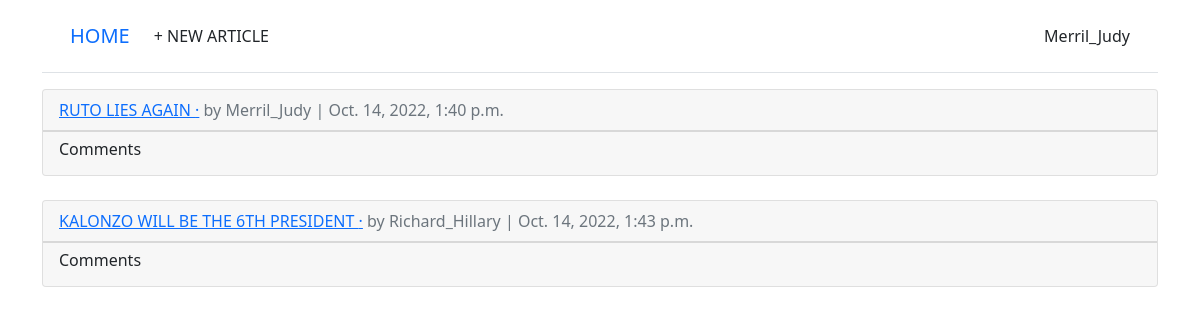
The page /articles/ (signed in) on the database as committed earlier.
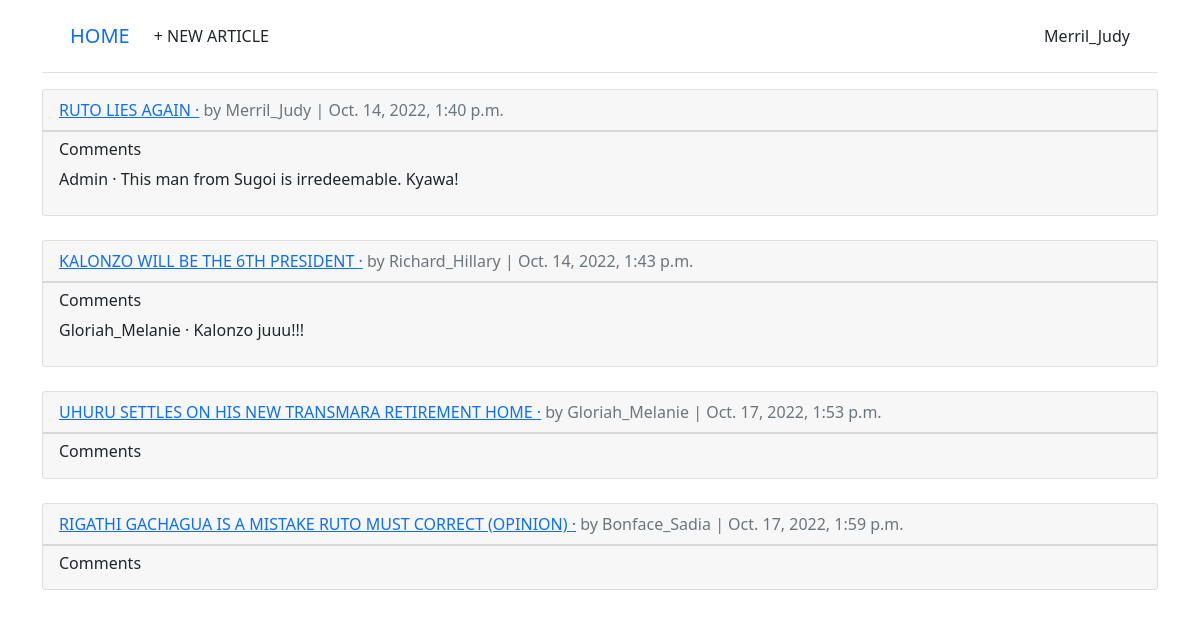
The same page on the database as committed later.
### accounts/models.py (models this page shows)
class CustomUser(AbstractUser):
    age = models.PositiveIntegerField(null=True, blank=True)

### articles/models.py (models this page shows, shortened)
class Article(models.Model):
    title = models.CharField(max_length=255)
    body = models.TextField()
    date = models.DateTimeField(auto_now_add=True)
    author = models.ForeignKey(
        settings.AUTH_USER_MODEL,
        on_delete=models.CASCADE,
        )

class Comment(models.Model): # new
    article = models.ForeignKey(Article, on_delete=models.CASCADE)
    comment = models.CharField(max_length=140)
    author = models.ForeignKey(settings.AUTH_USER_MODEL,on_delete=models.CASCADE,)
    def __str__(self):
        return self.comment

### articles/views.py (the view)
# urls.py: path("", ArticleListView.as_view(),
class ArticleListView(LoginRequiredMixin,ListView):
    model = Article
    template_name = "article_list.html"

### templates/article_list.html (shortened to what this page needs)
{% extends "base.html" %}
{% block content %}
{% for article in article_list %}
 <div class="card">
 <div class="card-header">
<a href="{% url 'article_detail' article.pk%}"> <span class="font-weight-bold">{{ article.title }} </span> &middot;</a>
 <span class="text-muted">by {{ article.author }} |
    {{ article.date }}</span>
 </div>
 <div class="card-footer">
   <h6>Comments</h6>
   {% for comment in article.comment_set.all %}
   <p>
   <span class="font-weight-bold">
   {{ comment.author }} &middot;
   </span>
   {{ comment }}
   </p>
   {% endfor %}
   </div>
   </div>
 <br />
{% endfor %}
{% endblock content %}

### templates/base.html (shortened to what this page needs)
<!DOCTYPE html>
<html>
<head>
 <link href="https://cdn.jsdelivr.net/npm/bootstrap@5.1.3/dist/css/bootstrap.min.css" rel="stylesheet">
</head>
<body>
</body>
<body>
    <div class="container">
     <header class="p-3 mb-3 border-bottom">
     <div class="container">
     <div class="d-flex flex-wrap align-items-center justify-content-center
     justify-content-lg-start">
     <a class="navbar-brand" href="{% url 'home' %}">HOME</a>
     <ul class="nav col-12 col-lg-auto me-lg-auto mb-2 justify-content-
    center
     mb-md-0">
     {% if user.is_authenticated %}
     <li><a href="{% url 'article_new'%}" class="nav-link px-2 link-dark">+ NEW ARTICLE</a></li>
     </ul>
     <div class="dropdown text-end">
     <a href="#" class="d-block link-dark text-decoration-none dropdowntoggle"
     id="dropdownUser1" data-bs-toggle="dropdown" aria-expanded="false">
     {{ user.username }}
     </a>
     </div>
     {% endif %}
     </div>
     </div>
     </header>
     <main>
     {% block content %}
     {% endblock content %}
     </main>
    </div>
</html>

Rows that differ between the two databases and show on the page:
added Comment: author "Admin", comment "This man from Sugoi is irredeemable. Kyawa!", shown under Article "RUTO LIES AGAIN"
added Comment: author "Gloriah_Melanie", comment "Kalonzo juuu!!!", shown under Article "KALONZO WILL BE THE 6TH PRESIDENT"
added Article: title "UHURU SETTLES ON HIS NEW TRANSMARA RETIREMENT HOME", author "Gloriah_Melanie", date "Oct. 17, 2022, 1:53 p.m."
added Article: title "RIGATHI GACHAGUA IS A MISTAKE RUTO MUST CORRECT (OPINION)", author "Bonface_Sadia", date "Oct. 17, 2022, 1:59 p.m."
